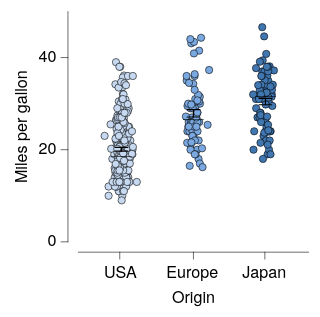

The Vega-Lite source for this figure:
### Vega-Lite specification from a JSON file in a GitHub repository (floating-point values rounded to 4 significant figures; data arrays with more than 128 entries replaced by an {"elided": "..."} marker saying what was removed)
{"background": null, "config": {"arc": {"fill": "#DBDBDB", "fillOpacity": 1.0, "innerRadius": 25.0, "padAngle": 0.03, "stroke": "black", "strokeOpacity": 1, "strokeWidth": 0.25}, "area": {"fill": "#DBDBDB", "fillOpacity": 1.0, "stroke": "black", "strokeOpacity": 1, "strokeWidth": 0.25}, "axis": {"domain": true, "domainCap": "round", "domainColor": "black", "domainWidth": 0.25, "grid": false, "gridCap": "round", "gridColor": "#F1F1F1", "gridDash": [0, 0], "gridOpacity": 1.0, "gridWidth": 0.25, "labelColor": "black", "labelFont": "HelveticaNeue", "labelFontSize": 7, "labelFontStyle": "normal", "labelFontWeight": 400, "offset": 4.5, "ticks": true, "tickCap": "round", "tickColor": "black", "tickSize": 3, "tickWidth": 0.25, "titleColor": "black", "titleFont": "HelveticaNeue", "titleFontSize": 7, "titleFontStyle": "normal", "titleFontWeight": 400}, "axisX": {"domain": true, "labelAlign": "center", "labelAngle": 0, "labels": true, "ticks": true, "translate": 0}, "axisY": {"domain": true, "labelAlign": "right", "labelAngle": 0, "labels": true, "ticks": true, "translate": 0}, "axisRight": {"domain": true, "labelAlign": "left", "labelAngle": 0, "labels": true, "ticks": true, "translate": 0}, "axisTop": {"domain": true, "labelAlign": "center", "labelAngle": 0, "labels": true, "ticks": true, "translate": 0}, "bar": {"fill": "#DBDBDB", "fillOpacity": 1.0, "stroke": "black", "strokeOpacity": 1, "strokeWidth": 0.25}, "boxplot": {"size": 9.0, "ticks": {"cornerRadius": 0.25, "fill": "black", "size": 4.5, "thickness": 0.25}, "box": {"fillOpacity": 1.0, "stroke": "black", "strokeOpacity": 1, "strokeWidth": 0.25}, "median": {"fill": "black", "fillOpacity": 1.0, "size": 9.0, "thickness": 0.25}, "rule": {"fill": "black", "fillOpacity": 1.0, "size": 10.0, "stroke": "black", "strokeDash": [0, 0], "strokeOpacity": 1, "strokeWidth": 0.25}, "outliers": {"color": "black", "fill": "black", "fillOpacity": 1.0, "size": 0, "stroke": "black", "strokeOpacity": 1, "strokeWidth": 0.25}}, "circle": {"fill": "black", "fillOpacity": 1.0, "size": 0.5, "stroke": "black", "strokeOpacity": 1, "strokeWidth": 0.25}, "errorband": {"band": {"fillOpacity": 0.6, "stroke": null, "strokeWidth": 0.25, "strokeOpacity": 1}, "borders": {"opacity": 0, "strokeOpacity": 0.25, "strokeWidth": 1}}, "errorbar": {"opacity": 1, "rule": {"strokeDash": [0, 0], "strokeWidth": 0.5}, "ticks": {"color": "black", "cornerRadius": 0.25, "opacity": 1, "size": 6.0, "thickness": 0.5}, "thickness": 0.5}, "font": "HelveticaNeue", "geoshape": {"fill": "#DBDBDB", "fillOpacity": 1.0, "stroke": "black", "strokeOpacity": 1, "strokeWidth": 0.25}, "header": {"labelColor": "black", "labelFont": "HelveticaNeue", "labelFontSize": 7, "labelFontStyle": "normal", "labelFontWeight": 400, "titleColor": "black", "titleFont": "HelveticaNeue", "titleFontSize": 7, "titleFontStyle": "normal", "titleFontWeight": 400, "titlePadding": 0}, "legend": {"disable": false, "offset": 4.5, "gradientLength": 50.0, "gradientThickness": 5.0, "gradientOpacity": 1.0, "gradientStrokeColor": "black", "gradientStrokeWidth": 0.25, "labelColor": "black", "labelFont": "HelveticaNeue", "labelFontSize": 7, "labelFontStyle": "normal", "labelFontWeight": 400, "strokeColor": "black", "strokeWidth": 0, "symbolSize": 42, "symbolStrokeColor": "black", "symbolStrokeWidth": 0.25, "titleColor": "black", "titleFont": "HelveticaNeue", "titleFontSize": 7, "titleFontStyle": "normal", "titleFontWeight": 400}, "line": {"color": "black", "stroke": "black", "strokeCap": "round", "strokeDash": [0, 0], "strokeOpacity": 1, "strokeWidth": 0.375}, "point": {"filled": true, "fill": "#DBDBDB", "fillOpacity": 1.0, "size": 5.0, "stroke": "black", "strokeOpacity": 1, "strokeWidth": 0.25}, "range": {"category": ["#C6D9F1", "#F1C9CB", "#FEF0B9", "#CEE37A", "#7AA8E0", "#E589A3", "#FDDD5D", "#68B961", "#4177B1", "#C35082", "#E5C227", "#438156"], "diverging": {"scheme": ["#C35082", "#CE6D94", "#D989A7", "#E2A4BA", "#EABFCE", "#F1DBE2", "#F6F6F6", "#D7E0EB", "#B9CBE0", "#9BB6D5", "#7DA1C9", "#5F8CBD", "#4177B1"]}, "heatmap": {"scheme": ["#DFE9F7", "#C6D9F1", "#ADC8EC", "#94B8E6", "#7AA8E0", "#6097DA", "#4D87CA", "#4177B1", "#386898", "#2F597F", "#264A69", "#1D3A58"]}, "ordinal": {"scheme": ["#F1F1F1", "#DBDBDB", "#C6C6C6", "#B2B2B2", "#9D9D9D", "#898989", "#767676", "#636363", "#515151", "#404040", "#2F2F2F", "#1F1F1F"]}, "ramp": {"scheme": ["#DFE9F7", "#C6D9F1", "#ADC8EC", "#94B8E6", "#7AA8E0", "#6097DA", "#4D87CA", "#4177B1", "#386898", "#2F597F", "#264A69", "#1D3A58"]}}, "rule": {"color": "black", "stroke": "black", "strokeCap": "round", "strokeDash": [2, 2], "strokeOpacity": 1, "strokeWidth": 0.25}, "scale": {"bandPaddingInner": 0.1, "bandPaddingOuter": 0.1, "round": false}, "rect": {"fill": "#DBDBDB", "fillOpacity": 1.0, "stroke": "black", "strokeOpacity": 1, "strokeWidth": 0.25}, "square": {"fill": "#DBDBDB", "fillOpacity": 1.0, "size": 10.0, "stroke": "black", "strokeOpacity": 1, "strokeWidth": 0.25}, "text": {"color": "black", "font": "HelveticaNeue", "fontSize": 7, "fontStyle": "normal", "fontWeight": 400}, "title": {"anchor": "middle", "frame": "group", "color": "black", "font": "HelveticaNeue", "fontSize": 7, "fontStyle": "normal", "fontWeight": 400, "subtitleColor": "black", "subtitleFont": "HelveticaNeue", "subtitleFontSize": "HelveticaNeue", "subtitleFontStyle": "normal", "subtitleFontWeight": 400}, "view": {"continuousWidth": 100, "continuousHeight": 100, "discreteWidth": 100, "discreteHeight": 100, "fill": null, "stroke": null, "strokeWidth": 0.25}}, "layer": [{"data": {"name": "data-5a85ede2053d4aec77293cfb476ae07b"}, "mark": {"type": "circle", "opacity": 1.0, "size": 10.0}, "encoding": {"color": {"field": "Origin", "legend": null, "scale": {"range": ["#C6D9F1", "#7AA8E0", "#4177B1", "#F1C9CB", "#E589A3", "#C35082", "#FEF0B9", "#FDDD5D", "#E5C227", "#CEE37A", "#68B961", "#438156"]}, "sort": ["USA", "Europe", "Japan"], "title": null, "type": "nominal"}, "x": {"axis": {}, "field": "Origin", "sort": ["USA", "Europe", "Japan"], "title": "Origin", "type": "nominal"}, "xOffset": {"field": "jitter_x", "scale": {"domain": [-7.33, 7.33], "range": [5.17, 19.83]}, "type": "quantitative"}, "y": {"field": "Miles_per_Gallon", "title": "Miles per gallon", "type": "quantitative"}}}, {"data": {"name": "data-151257fe5f5caeab3f6ac0773c0d4267"}, "mark": {"type": "errorbar"}, "encoding": {"x": {"axis": {}, "field": "Origin", "sort": ["USA", "Europe", "Japan"], "title": "Origin", "type": "nominal"}, "y": {"field": "__mean", "title": "Miles per gallon", "type": "quantitative"}, "yError": {"field": "__error"}}}, {"data": {"name": "data-5a85ede2053d4aec77293cfb476ae07b"}, "mark": {"type": "boxplot", "box": {"fillOpacity": 0, "strokeOpacity": 0}, "outliers": {"opacity": 0}, "rule": {"strokeOpacity": 0}, "ticks": false}, "encoding": {"x": {"axis": {}, "field": "Origin", "sort": ["USA", "Europe", "Japan"], "title": "Origin", "type": "nominal"}, "y": {"field": "Miles_per_Gallon", "title": "Miles per gallon", "type": "quantitative"}}}], "$schema": "https://vega.github.io/schema/vega-lite/v6.4.1.json", "datasets": {"data-5a85ede2053d4aec77293cfb476ae07b": {"elided": "398 records"}, "data-151257fe5f5caeab3f6ac0773c0d4267": [{"Origin": "Europe", "__mean": 27.89, "__error": 0.8037, "__dysonsphere__": 1}, {"Origin": "Japan", "__mean": 30.45, "__error": 0.6852, "__dysonsphere__": 1}, {"Origin": "USA", "__mean": 20.08, "__error": 0.4058, "__dysonsphere__": 1}]}}
